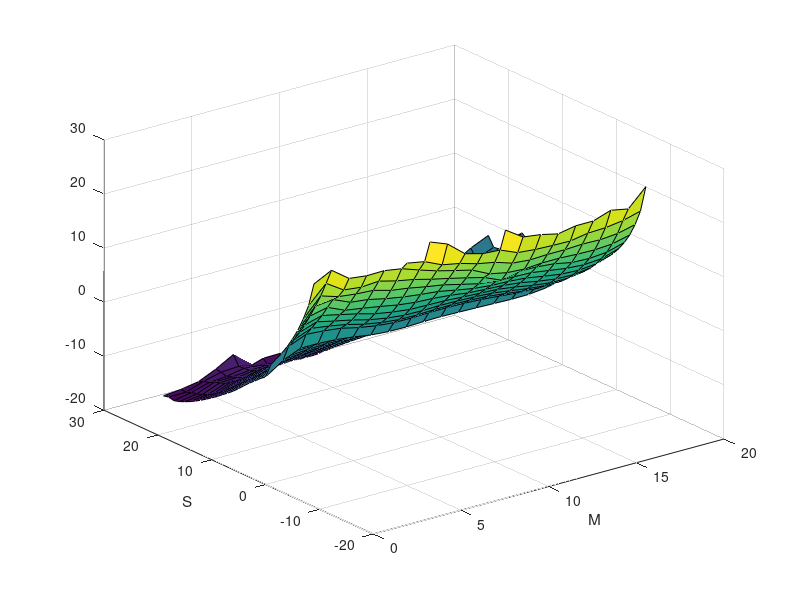
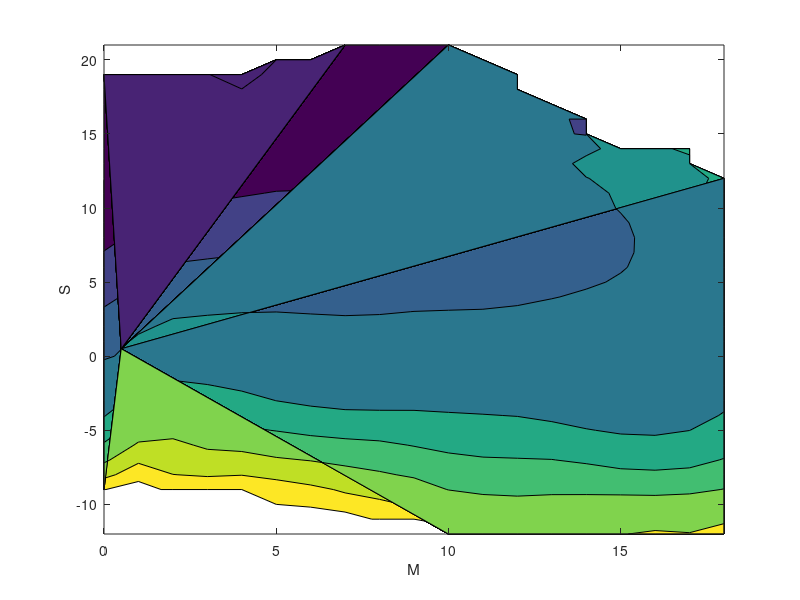

These charts were generated, in order, by the following MATLAB code:
close all
clear all
M=linspace(0,18,19);
S=linspace(-12,21,34);
G=load('free_energy.dat');
surf(M,S,G');xlabel('M');ylabel('S');
figure
contourf(M,S,G');xlabel('M');ylabel('S');
